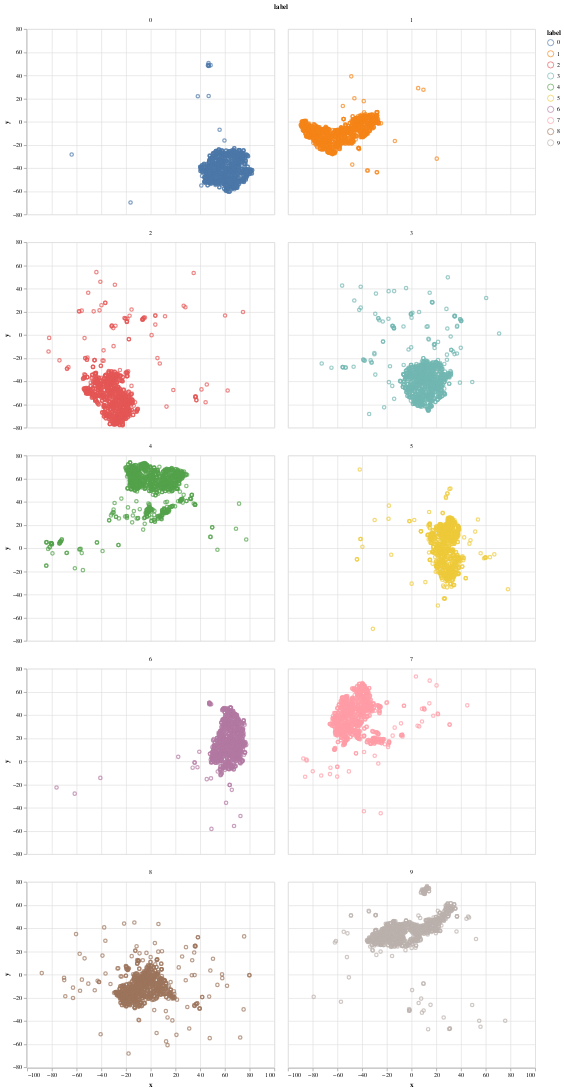

The cell this chart's notebook holds for it:
### Markdown cell above
In the above visualization, data points with different labels form clear and separable clusters. This is a big improvement over the results from PCA or MDS. Let us look at the facet view as well.

### Code cell
alt.Chart(df).mark_point().encode(x="x:Q", y="y:Q", color="label:N")\
    .facet("label:N", columns=2)

### Figure 1 — Vega-Lite specification as saved in the notebook (floating-point values rounded to 4 significant figures; data arrays with more than 128 entries replaced by an {"elided": "..."} marker saying what was removed)
{"config": {"view": {"continuousWidth": 400, "continuousHeight": 300}}, "data": {"name": "data-7140708677aa7b86ac2457170fa034d0"}, "facet": {"field": "label", "type": "nominal"}, "spec": {"mark": "point", "encoding": {"color": {"field": "label", "type": "nominal"}, "x": {"field": "x", "type": "quantitative"}, "y": {"field": "y", "type": "quantitative"}}}, "columns": 2, "$schema": "https://vega.github.io/schema/vega-lite/v4.17.0.json", "datasets": {"data-7140708677aa7b86ac2457170fa034d0": {"elided": "10000 records"}}}
